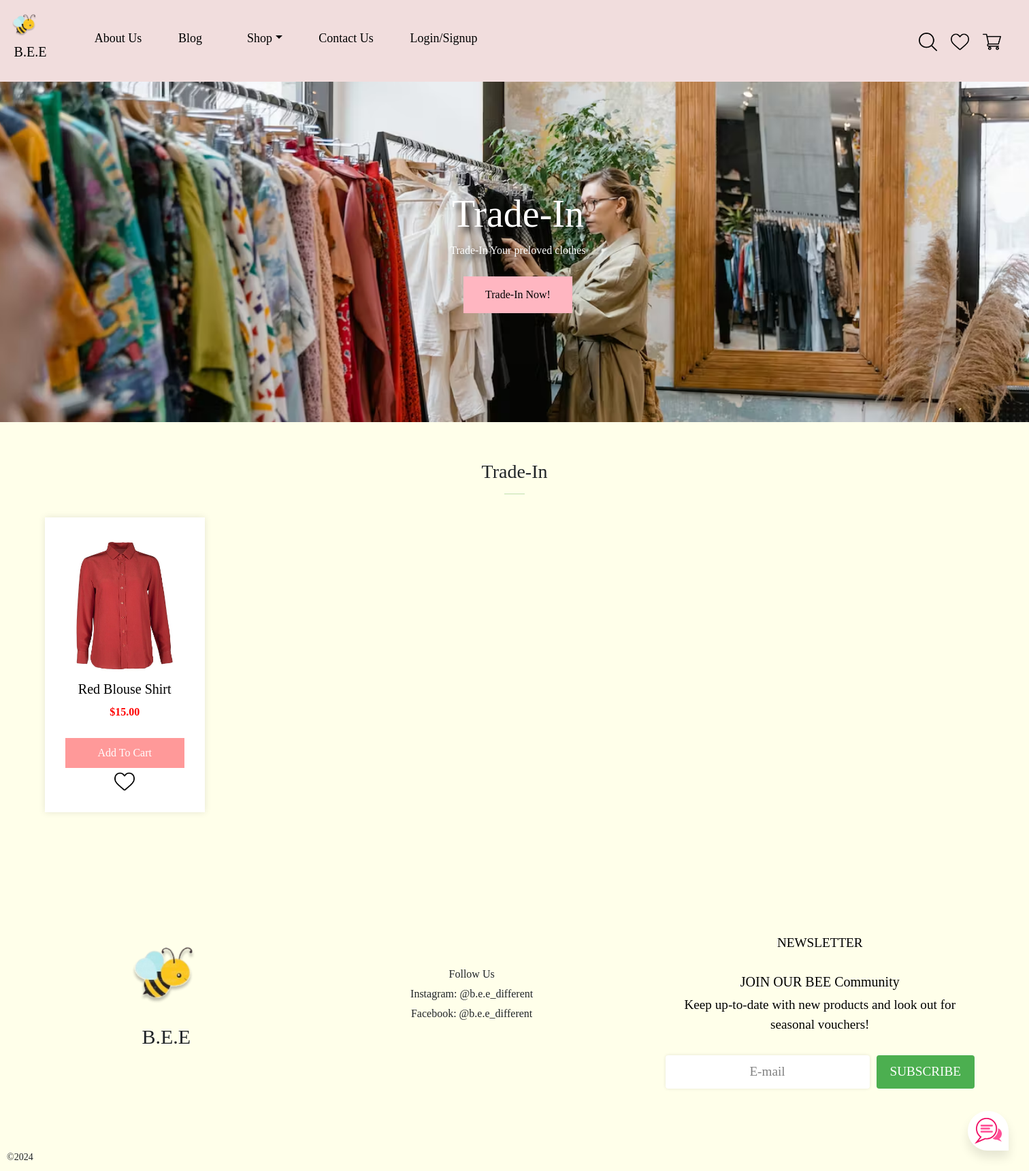
The page /tradein on the database as committed earlier.
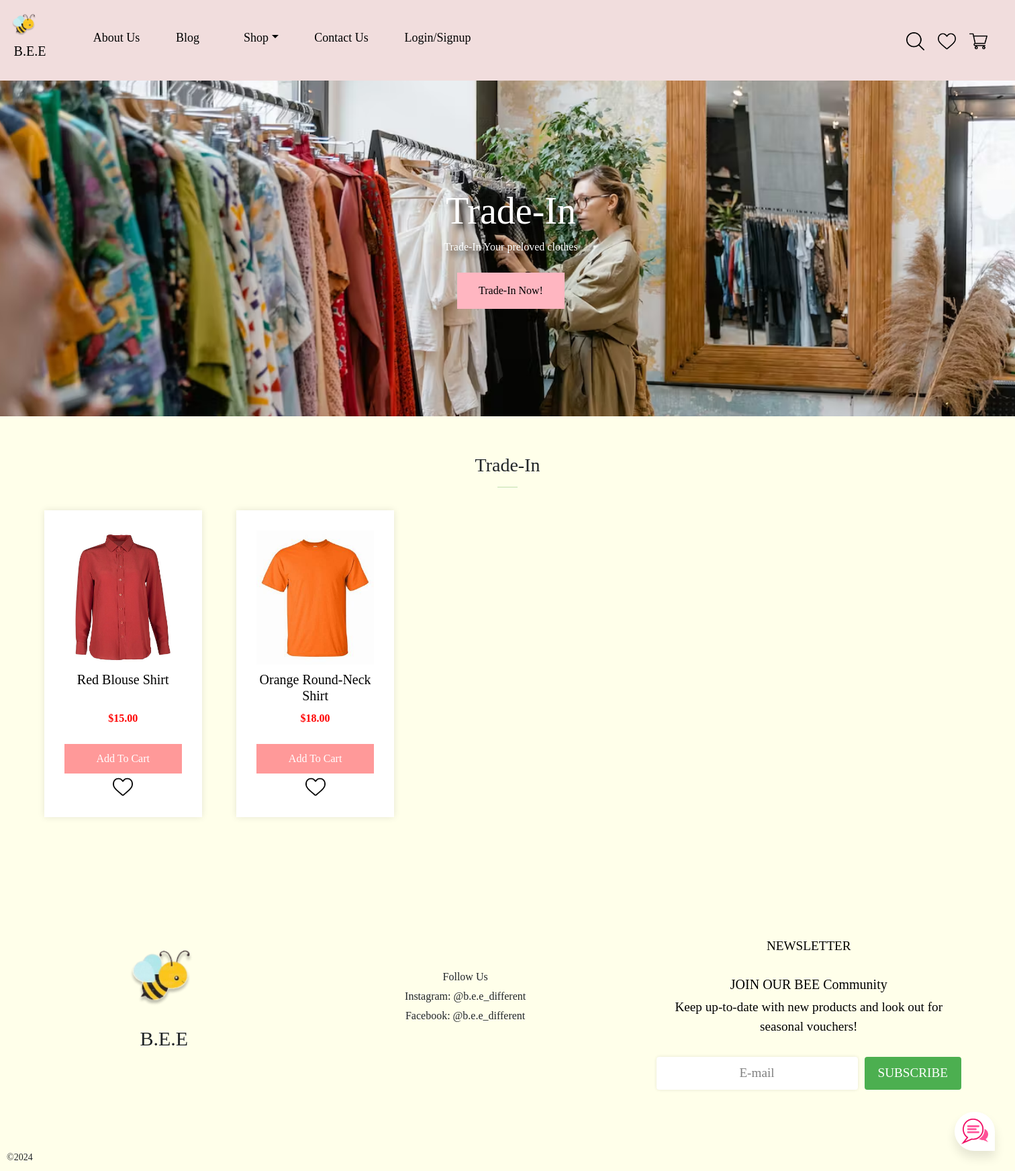
The same page on the database as committed later.
### tables this page shows
CREATE TABLE inventory (product_name STRING, product_price FLOAT, product_image LONGBLOB, product_description LONGTEXT, product_quantity INT, shop STRING);

### app.py (the view)
@app.route('/tradein')
def tradein():
    with sqlite3.connect('database.db') as con:
        con.row_factory = sqlite3.Row
        cur = con.cursor()
        cur.execute('SELECT rowid, * FROM inventory WHERE shop = ?', ('Trade-In',))
        rows = cur.fetchall()
    con.close()
    return render_template('tradein.html', rows=rows)

### app.py (called while the page is built)
@app.teardown_appcontext
def close_connection(exception):
    db = getattr(g, '_database', None)
    if db is not None:
        db.close()

@app.before_request
def load_logged_in_user():
    user_id = session.get('user_id')
    if user_id is None:
        g.user = None
    else:
        g.user = get_db().execute(
            'SELECT * FROM user WHERE user_id = ?', (user_id,)
        ).fetchone()

### templates/tradein.html (shortened to what this page needs)
<!DOCTYPE html>
<html lang="en">
{% extends "base.html" %}
{% block content %}
<head>
</head>
<div class="top">
    <div class="centered-content">
        <h1 class="display-4">Trade-In</h1>
        <p>Trade-In Your preloved clothes</p>
        <a href="/tradeinno" class="button">Trade-In Now!</a>
    </div>
</div>
<body>
    <section id="title" class="my-5 ">
        <div class="container text-center mt-5  py-2">
            <h3>Trade-In</h3>
            <hr class="mx-auto">
        </div>
        <div class="product-grid">
        {% for row in rows %}
            {% if row['product_quantity'] == 0 %}
                <div class="product-card">
                    <img src="{{ url_for('static', filename='img/' + row['product_image']) }}" alt="{{ row['product_name'] }}">
                    <div class="content">
                        <h5>{{ row['product_name'] }}</h5>
                        <p class="price">${{ row['product_price'] }}0</p>
                    </div>
                    {% if 'username' in session %}
                        <button style="color: black;background: grey;">Out Of Stock</button>
                        <a href="/add_to_wishlist1/{{ row['product_name'] }}/{{ session['username'] }}" ><img src="/static/img/img_2.png" class="heart mywishlist" alt="" width="30px"></a>
                    {% else %}
                        <button><a href="/login">Add To Cart</a></button>
                        <a href="/login" ><img src="/static/img/img_2.png" class="heart mywishlist" alt="" width="30px"></a>
                    {% endif %}
                </div>
            {% else %}
                <div class="product-card">
                    <a style="text-decoration:none;" href="/product/{{ row['product_name'] }}">
                    <img src="{{ url_for('static', filename='img/' + row['product_image']) }}" alt="{{ row['product_name'] }}">
                    <div class="content">
                        <h5>{{ row['product_name'] }}</h5>
                        <p class="price">${{ row['product_price'] }}0</p>
                    </div>
                    {% if 'username' in session %}
                        <button><a href="/add_to_cart1/{{ row['product_name'] }}/{{ session['username'] }}">Add To Cart</a></button>
                        <a href="/add_to_wishlist1/{{ row['product_name'] }}/{{ session['username'] }}" ><img src="/static/img/img_2.png" class="heart mywishlist" alt="" width="30px"></a>
                    {% else %}
                        <button><a href="/login">Add To Cart</a></button>
                        <a href="/login" ><img src="/static/img/img_2.png" class="heart mywishlist" alt="" width="30px"></a>
                    {% endif %}
                    </a>
                </div>
            {% endif %}
        {% endfor %}
        </div>
    </section>
<footer>
    <div style="margin-bottom: 20px;">
        <img src="static/img/img.png" alt="B.E.E Logo" style="width: 130px; height: auto;">
        <p style="font-size: 30px;">B.E.E</p>
    </div>
    <div style="margin-bottom: 20px;">
        <p>Follow Us</p>
        <p>Instagram: @b.e.e_different</p>
        <p>Facebook: @b.e.e_different</p>
    </div>
    <div class="newsletter">
        <div class="newsletter-content">
            <P>NEWSLETTER</P>
            <h5>JOIN OUR BEE Community</h5>
            <p>Keep up-to-date with new products and look out for seasonal vouchers!</p>
            <form>
                <input type="email" placeholder="E-mail">
                <button type="submit">SUBSCRIBE</button>
            </form>
        </div>
    </div>
</footer>
    <div class="copyright-container">
        <p class="copyright">&copy;2024</p>
    </div>
</body>
{% endblock %}

### templates/base.html (shortened to what this page needs)
<!DOCTYPE html>
<html lang="en">
<head>
<link href="https://cdn.jsdelivr.net/npm/bootstrap@5.1.3/dist/css/bootstrap.min.css" rel="stylesheet">    <link rel="stylesheet" href="{{ url_for('static', filename='style.css') }}">
</head>
<body>
        {% block navbar %}
            {% include 'includes/_navbar.html' %}
        {% endblock %}
    <div class="content">
        {% block content %}
        {% endblock %}
        <div class="container">
            <div class="chatbox">
                <div class="chatbox__button">
                    <button><img src="{{ url_for('static', filename='img/img_8.png') }}" width="40px" /></button>
                </div>
            </div>
        </div>
    </div>
</body>
</html>

### templates/includes/_navbar.html (shortened to what this page needs)
<!DOCTYPE html>
<html lang="en">
<head>
<link href="https://cdn.jsdelivr.net/npm/bootstrap@5.1.3/dist/css/bootstrap.min.css" rel="stylesheet">
</head>
<body>
<nav class="navbar navbar-expand-sm bg navbar-dark">
  <div class="container-fluid">
    <a class="navbar-brand" href="/">
      <img src="/static/img/img.png" alt="" width="50px">
      <p>B.E.E</p>
    </a>
    <div class="collapse navbar-collapse" id="collapsibleNavbar">
      <ul class="navbar-nav">
        <li class="nav-item">
          <a class="nav-link" href="/aboutus">About Us</a>
        </li>
        <li class="nav-item">
          <a class="nav-link" href="/blog">Blog</a>
        </li>
        <li class="nav-item dropdown">
          <a class="nav-link dropdown-toggle" href="#" role="button" data-bs-toggle="dropdown">Shop</a>
        </li>
        <li class="nav-item">
          <a class="nav-link" href="/contactus">Contact Us</a>
        </li>
        {% if 'username' in session %}
        <li class="nav-item">
          <a class="nav-link" href="/logout" onpointerdown="Do you want to log out?">Logout</a>
        </li>
        {% else %}
        <li class="nav-item">
          <a class="nav-link" href="/login">Login/Signup</a>
        </li>
        {% endif %}
      </ul>
      <div class="navbar-brand d-flex justify-content-end">
        {% if 'username' in session %}
        <div class="rightnav">
          <a href="#" onclick="toggleForm()">
            <img src="/static/img/img_1.png" alt="" width="27px">
          </a>
          <a href="/wishlist/{{ session['username'] }}">
            <img src="/static/img/img_2.png" alt="" width="27px">
          </a>
          <a href="/cart/{{ session['username'] }}">
            <img src="/static/img/img_3.png" alt="" width="27px">
          </a>
        </div>
        {% else %}
        <div class="rightnav">
        <a href="/login">
          <img src="/static/img/img_1.png" alt="" width="27px">
        </a>
        <a href="/login">
          <img src="/static/img/img_2.png" alt="" width="27px">
        </a>
        <a href="/login">
          <img src="/static/img/img_3.png" alt="" width="27px">
        </a>
        </div>
        {% endif %}
      </div>
    </div>
  </div>
</nav>
</body>
</html>

### static/style.css (style rules this page uses)
.chatbox { position: fixed; bottom: 30px; right: 30px; }
.chatbox__button { text-align: right; }
.chatbox__button button, .chatbox__button button:focus, .chatbox__button button:visited { padding: 10px; background: white; border: none; outline: none; border-top-left-radius: 50px; border-top-right-radius: 50px; border-bottom-left-radius: 50px; box-shadow: 0px 10px 15px rgba(0, 0, 0, 0.1); cursor: pointer; }

### templates/base.html (style rules this page uses)
html { background-color: #ffffea; }
.content { background-color: #FFFFEA; }
body { background-color: #FFFFEA; overflow-x: hidden; overflow-y: scroll; }
* { margin:0px; padding:0px; box-sizing: border-box; font-family: 'Anko'; }
::placeholder { text-align: center; color: gray; opacity: 1; }

### templates/tradein.html (style rules this page uses)
* { box-sizing: border-box; }
body { background-color: #FFFFEA; }
hr { width:30px; height:2px; background-color:green; }
.top { background-image: url("static\\img\\img_13.png"); background-repeat: no-repeat; background-attachment: flex; background-size: 1528px auto; background-position: center; height: 500px; display: flex; flex-direction: column; justify-content: flex-end; align-items: center; padding-left: 10px; padding-bottom: 10px; }
.centered-content { text-align: center; margin-bottom: 150px; }
.top p, h1 { color: white; text-shadow: 6px 6px 10px rgba(0, 0, 0, 0.9); font-family: Georgia, serif; }
.button { background-color: lightpink; border: none; color: black; padding: 15px 32px; text-align: center; text-decoration: none; display: inline-block; font-size: 16px; margin-top: 10px; cursor: pointer; }
.product-grid { display: grid; grid-template-columns: repeat(auto-fill, minmax(200px, 1fr)); padding:10px; padding-left: 80px; padding-right: 80px; gap: 80px; justify-items: center; }
.product-card { background: white; padding: 30px; text-align: center; box-shadow: 0px 0px 10px rgba(0,0,0,0.1); display: flex; flex-direction: column; }
.product-card img { width: 175px; height: 200px; object-fit: cover; transition: 0.3s all; }
.product-card .content { flex-grow: 1; display: flex; flex-direction: column; justify-content: space-between; background:white; }
.product-card h5 { margin: 10px 0; color: black; }
.product-card a { text-decoration:none; color: white; }
.product-card .price { color: red; font-weight: bold; }
.product-card button { background: #ff9999; color: white; border: none; padding: 10px 20px; margin-top: 10px; margin-bottom: 0; cursor: pointer; }
.heart.mywishlist { object-fit: initial; height: initial; width: 30px; margin-top: 5px; }
footer { display: flex; justify-content: space-between; align-items: center; background-color: #FFFEA; padding: 20px; text-align: center; position: relative; }
.copyright-container { bottom: 0; left: 0; padding: 10px; }
.copyright { margin: 0; font-size: 14px; }
footer div { flex: 1; margin: 10px; }
footer p { margin: 5px 0; }
.newsletter { padding: 40px; text-align: center; color: black; margin-top: 50px; border-radius: 10px; }
.newsletter p { font-size: 1.2em; margin-bottom: 30px; }
.newsletter form { display: flex; justify-content: center; align-items: center; }
.newsletter input[type="email"] { width: 300px; padding: 10px; border: none; border-radius: 4px; margin-right: 10px; font-size: 1.2em; box-shadow: 0px 0px 5px rgba(0, 0, 0, 0.1); }
.newsletter button[type="submit"] { background-color: #4CAF50; color: white; padding: 10px 20px; border: none; border-radius: 4px; cursor: pointer; font-size: 1.2em; transition: background-color 0.3s; }

Rows that differ between the two databases and show on the page:
changed inventory "Red Blouse Shirt": product_quantity 1 → 0 (drawn); product_image: picture added; product_quantity: picture added; product_image: picture removed; product_quantity: picture removed
added inventory: product_image (picture), product_name "Orange Round-Neck Shirt", product_price "18.0", product_quantity 51 (drawn)
